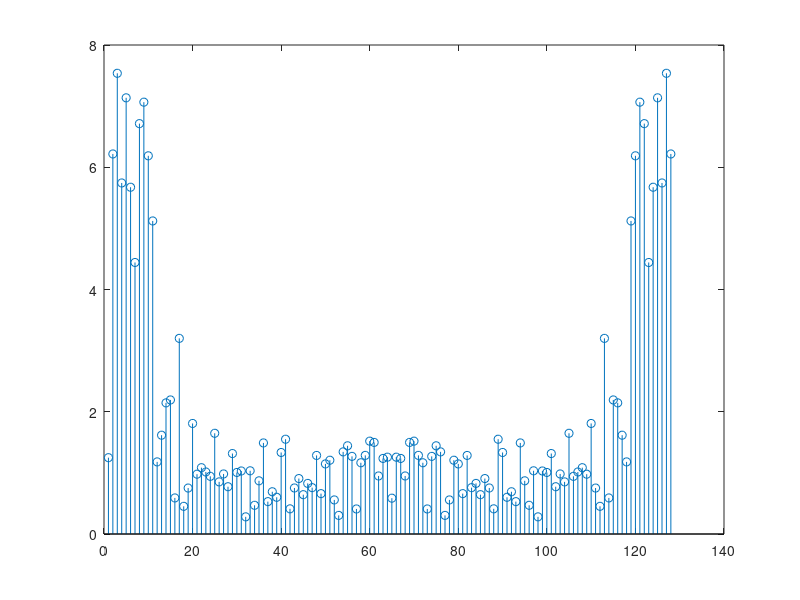
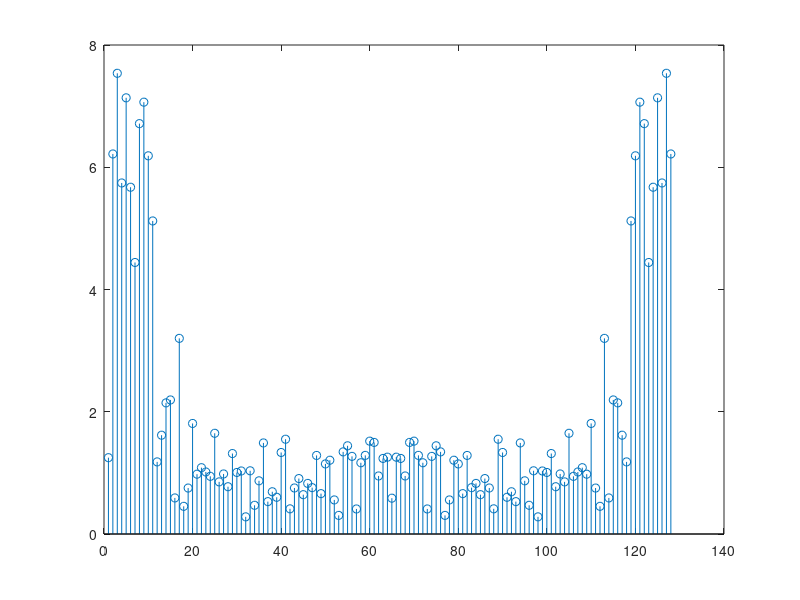
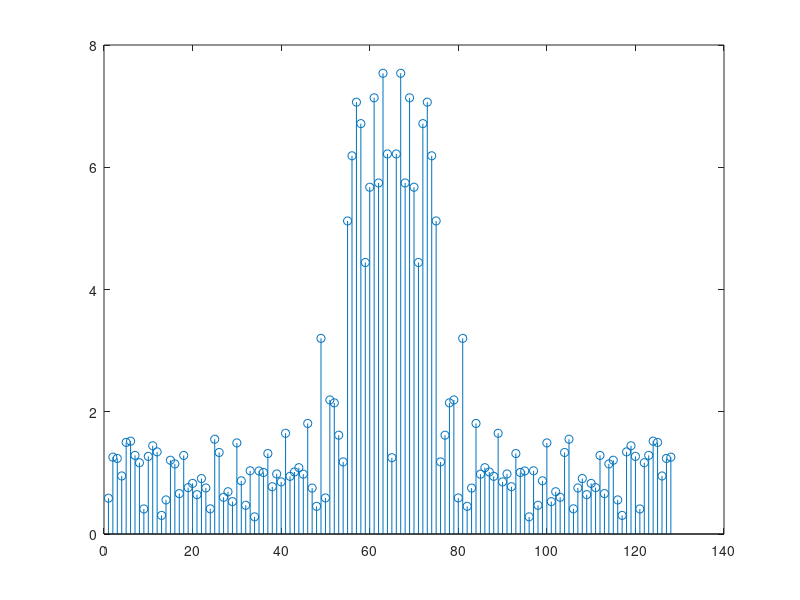
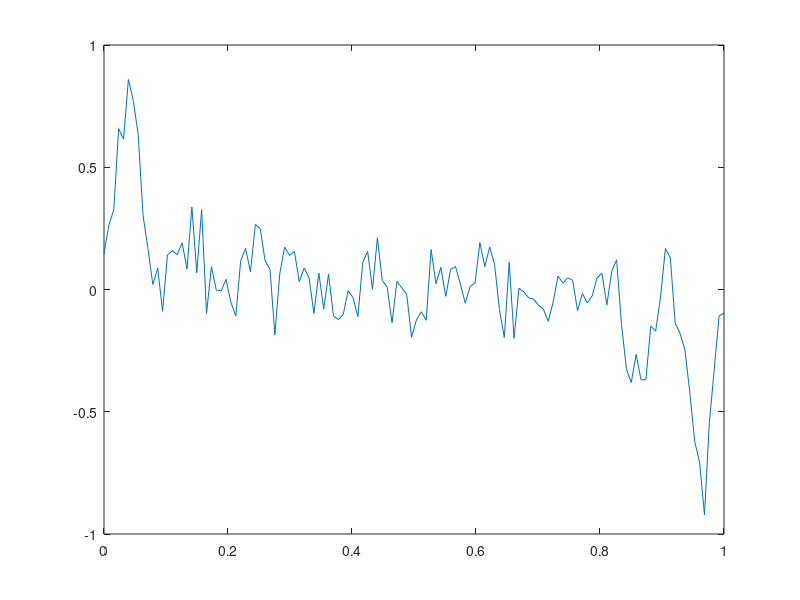

Write MATLAB code to recreate these figures, in order.

load('noisy_signal1.mat');
N = 128;
fs = 128;

# dft
signal = zeros(1, N);
k = N;
c = 0 : k - 1;

for i = 1 : N
  for l = 1 : N
    signal(l) += noisy_signal(i) * exp(-j * 2 * pi * c(i) * (l - 1)/k);
  endfor
endfor

figure();
stem(abs(signal));

# fft
figure();
signal_fft = fft(noisy_signal, N);
stem(abs(signal_fft));

signal_fftshift = fftshift(signal_fft);
figure();
stem(abs(signal_fftshift));

nn = 10;
signal_pw = 0;
noise_pw = 0;

for i = 1 : nn
  signal_pw += abs(signal_fft(i)) * abs(signal_fft(i));
endfor

for i = 120 : N
  signal_pw += abs(signal_fft(i)) * abs(signal_fft(i));
endfor

signal_pw = 1/19 * signal_pw;

for i = 1 : N
  noise_pw += abs(signal_fft(i)) * abs(signal_fft(i));
endfor

noise_pw = 1/N * noise_pw;

SNR = signal_pw / noise_pw
db_SNR = 10 * log10(SNR);

for i = 11 : 119
signal(i) = 0;
endfor

t = linspace(0, 1, N);
iDFT = zeros(1, N);
for i = 1 : N
  for l = 1: N
    iDFT(l) += signal_fft(i) * exp(1j * 2* pi * c(i) * (l - 1) / k);
  endfor
endfor

iDFT = iDFT / k;

figure();
plot(t, iDFT);

signal_ifft = ifft(signal, N);
figure();
plot(t, signal_ifft);